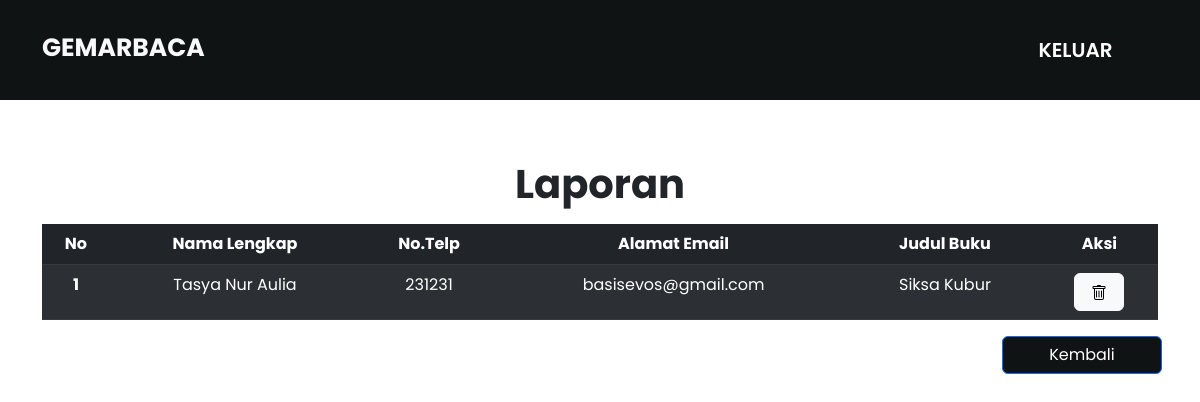
Page /admin/laporan.php (signed in) on the committed database.
### tables this page shows
CREATE TABLE `laporan` (
  `id` int(11) NOT NULL,
  `nama` varchar(30) NOT NULL,
  `no_telp` varchar(14) NOT NULL,
  `email` varchar(50) NOT NULL,
  `judul` varchar(40) NOT NULL
);

### admin/laporan.php (the view, shortened to what this page needs)
<?php
  require "../config/koneksi.php";
$laporan = mysqli_query($conn,"SELECT * FROM laporan");
  $x = 1 ;
?>
<!doctype html>
<html lang="en">
<head>
    <link rel="stylesheet" href="https://cdn.jsdelivr.net/npm/bootstrap@5.2.0/dist/css/bootstrap.min.css"
>
    <link rel="stylesheet" href="../css/style.css">
    <link rel="stylesheet" href="../css/navbar.css">
</head>
<body>
    <nav class="navbar navbar-expand-lg navbar-light nav-color fixed-top">
        <div class="container">
            <p class="navbar-brand text-light ">GEMARBACA</p>
            <div class="collapse navbar-collapse" id="navbarNav">
                <div class="ms-auto">
                    <?php
            if (!isset($_SESSION['log_admin'])) {
            ?>
                    <a href="daftar.php"><button class="button-secondary me-0">DAFTAR</button></a>
                    <a href="login.php"><button class="button-primary">MASUK</button></a>
                    <?php } else { ?>
                    <a href="../proses/logout.php"><button class="button-third">KELUAR</button></a>
                    <?php } ?>
                </div>
            </div>
        </div>
    </nav>
    <div class="container" id="akun">
        <div class="row">
            <h1 class="fw-bold text-center">Laporan</h1>
            <div class="col-12">
                <table class="table table table-dark table-striped text-center">
                    <thead>
                        <tr>
                            <th scope="col">No</th>
                            <th scope="col">Nama Lengkap</th>
                            <th scope="col">No.Telp</th>
                            <th scope="col">Alamat Email</th>
                            <th scope="col">Judul Buku</th>
                            <th scope="col">Aksi</th>
                        </tr>
                    </thead>
                    <tbody>
                    <?php
              while($result = mysqli_fetch_assoc($laporan))
              {
          ?>
                        <tr>
                        <th scope="row"><?= $x++;?></th>
                        <td><?= $result['nama']?></td>
                        <td><?= $result['no_telp']?></td>
                        <td><?= $result['email']?></td>
                        <td><?= $result['judul']?></td>
                            <td>
                                <button type="button" class="btn btn-light px-3" name="hapus"> <a
                                        href="../proses/proses-hapus-laporan.php?id=<?=$result["id"] ?>" style="color: #fff ;
                                        text-decoration: none;"></a> </button>
                            </td>
                        </tr>
                        <?php
              }
          ?>
                    </tbody>
                </table>
            </div>
            <a href="admin.php" class="btn mb-2 btn-primary ms-auto me-2">Kembali</a>
        </div>
    </div>
</body>
</html>

### css/style.css (style rules this page uses)
:root { --pr-color : #101313; }
* { margin: 0; padding: 0; }
body { font-family: 'Poppins', sans-serif; background-color:white; margin: 0px; padding: 0px; }
#akun { height: 100vh; width: 100%; margin-top: 160px; }
#akun .btn-primary { background-color: var(--pr-color); color: #fff; width: 160px; }

### css/navbar.css (style rules this page uses)
:root { --pr-color : #101313; }
body { font-family: 'Poppins', sans-serif; background-color:white; margin: 0px; padding: 0px; }
.navbar-brand { font-weight: 700; font-size: 25px; margin-top: 8pt; }
.nav-color { background-color: var(--pr-color); }
.navbar { height: 100px; }
.navbar a { font-size: 18px; }
.button-third { width: 165px; height: 55px; background-color: #101313; color: #fff; border: none; font-size: 20px; font-weight: 600; }

### rows in the picture
laporan: nama "Tasya Nur Aulia", no_telp "231231", email "basisevos@gmail.com", judul "Siksa Kubur"
